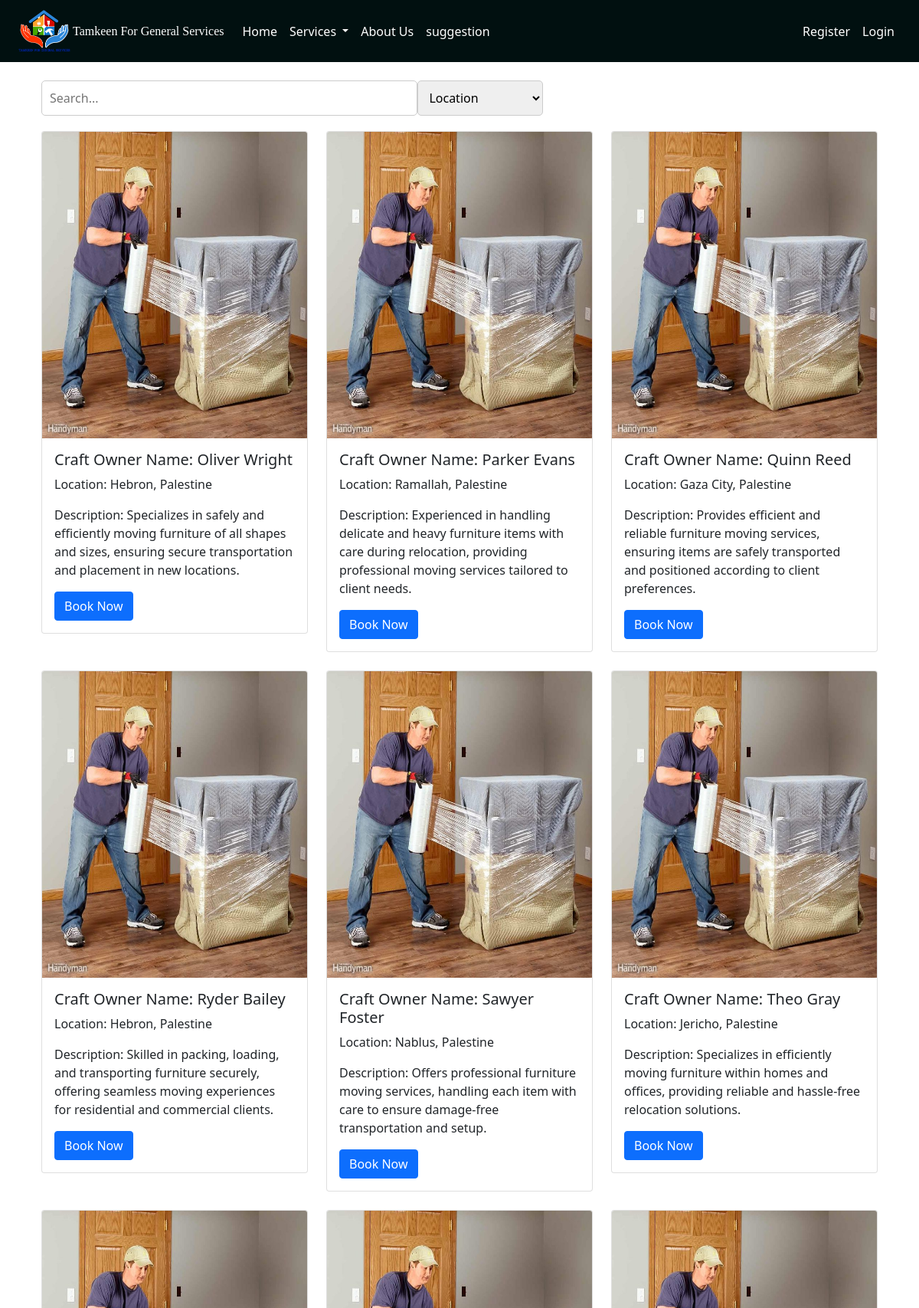
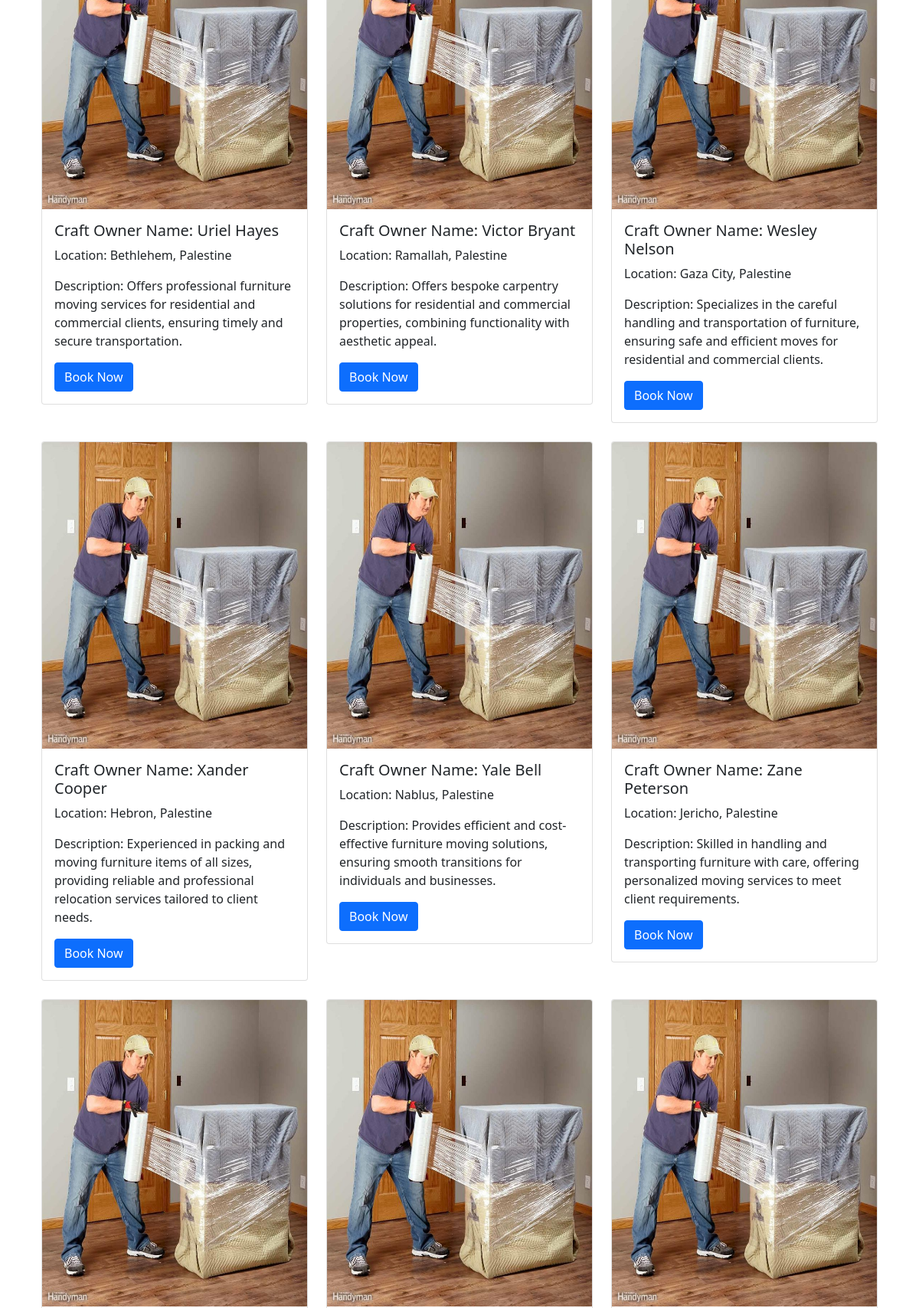
Page /movingFur (upper part) on the committed database (2 pictures, top to bottom).
### pythonic/models.py (models this page shows, shortened)
class User(db.Model, UserMixin):
    id = db.Column(db.Integer, primary_key=True)
    username = db.Column(db.String(25), unique=True, nullable=False)
    email = db.Column(db.String(125), unique=True, nullable=False)
    image_file = db.Column(db.String(20), nullable=False, default="prf.jpg")
    password = db.Column(db.String(60), nullable=False)
    address = db.Column(db.String(25), nullable=False)
    contactNumber = db.Column(db.String(10), nullable=False)  # Assuming mobile number is 10 digits long
    user_type = db.Column(db.String(20), nullable=False)
    service_type = db.Column(db.String(20), nullable=True)  # Set nullable to True
    description = db.Column(db.Text, nullable=True)  # Set nullable to True
    service_id = db.Column(db.Integer, db.ForeignKey("service.id"), nullable=True)
    availability = db.relationship('Availability', uselist=False, backref='owner', lazy=True)  # One-to-one relationship
    works=db.relationship("Work", backref="maker", lazy=True)

### pythonic/routes.py (the view)
@app.route('/movingFur')
def movingFur():
    movingFur_users = get_movingFur_users_from_database()
    return render_template('movingFur.html', movingFur_users=movingFur_users)

### instance/helper.py (called while the page is built)
def get_movingFur_users_from_database():
    movingFur_users = User.query.filter_by(service_type='Moving Furniture').all()
    return movingFur_users

### pythonic/templates/movingFur.html (shortened to what this page needs)
<!DOCTYPE html>
<html lang="en">
<head>
  <link href="{{ url_for('static', filename='css/bootstrap.min.css') }}" rel="stylesheet">
</head>
<body>
  {% extends "layout.html" %}
  {% block content %}
  <br>
  <div class="container">
    <div class="search-container">
      <input type="text" id="searchInput" placeholder="Search...">
      <select id="filterSelect">
        <option value="location">Location</option>
      </select>
    </div>
    <div class="row row-cols-1 row-cols-md-3 g-4" id="cardContainer">
      {% for user in movingFur_users %}
      <div class="col">
        <div class="card solution_card" data-location="{{ user.address }}" data-craftowner="{{ user.username }}">
          <img src="{{ url_for('static', filename=user.image_file) }}" style="height: 400px;" class="card-img-top" alt="plumbing image">
          <div class="card-body">
            <h5 class="card-title">Craft Owner Name: {{ user.username }}</h5>
            <p class="card-text">Location: {{ user.address }}</p>
            <p class="card-text">Description: {{ user.description }}</p>
            <a href="{{ url_for('booking') }}" class="btn btn-primary">Book Now</a>
          </div>
        </div>
      </div>
      {% endfor %}
    </div>
  </div>
  <br>
  {% endblock %}

### pythonic/static/main.css (style rules this page uses)
.container { object-fit:fill; margin: auto; }

### pythonic/templates/movingFur.html (style rules this page uses)
.card { transition: transform 0.3s, box-shadow 0.3s; }
.search-container { display: flex; align-items: center; margin-bottom: 20px; }
#searchInput { width: 45%; padding: 10px; border: 1px solid #ccc; border-radius: 5px; font-size: 16px; }
#filterSelect { width: 15%; padding: 10px; border: 1px solid #ccc; border-radius: 5px; font-size: 16px; }

### rows in the picture
User: image_file (picture), username "Oliver Wright", address "Hebron, Palestine", description "Specializes in safely and efficiently moving furniture of all shapes and sizes, ensuring secure transportation and placement in new locations."
User: image_file (picture), username "Parker Evans", address "Ramallah, Palestine", description "Experienced in handling delicate and heavy furniture items with care during relocation, providing professional moving services tailored to client needs."
User: image_file (picture), username "Quinn Reed", address "Gaza City, Palestine", description "Provides efficient and reliable furniture moving services, ensuring items are safely transported and positioned according to client preferences."
User: image_file (picture), username "Ryder Bailey", address "Hebron, Palestine", description "Skilled in packing, loading, and transporting furniture securely, offering seamless moving experiences for residential and commercial clients."
User: image_file (picture), username "Sawyer Foster", address "Nablus, Palestine", description "Offers professional furniture moving services, handling each item with care to ensure damage-free transportation and setup."
User: image_file (picture), username "Theo Gray", address "Jericho, Palestine", description "Specializes in efficiently moving furniture within homes and offices, providing reliable and hassle-free relocation solutions."
User: image_file (picture), username "Uriel Hayes", address "Bethlehem, Palestine", description "Offers professional furniture moving services for residential and commercial clients, ensuring timely and secure transportation."
User: image_file (picture), username "Victor Bryant", address "Ramallah, Palestine", description "Offers bespoke carpentry solutions for residential and commercial properties, combining functionality with aesthetic appeal."
User: image_file (picture), username "Wesley Nelson", address "Gaza City, Palestine", description "Specializes in the careful handling and transportation of furniture, ensuring safe and efficient moves for residential and commercial clients."
User: image_file (picture), username "Xander Cooper", address "Hebron, Palestine", description "Experienced in packing and moving furniture items of all sizes, providing reliable and professional relocation services tailored to client needs."
User: image_file (picture), username "Yale Bell", address "Nablus, Palestine", description "Provides efficient and cost-effective furniture moving solutions, ensuring smooth transitions for individuals and businesses."
User: image_file (picture), username "Zane Peterson", address "Jericho, Palestine", description "Skilled in handling and transporting furniture with care, offering personalized moving services to meet client requirements."
User: image_file (picture)
User: image_file (picture)
User: image_file (picture)
